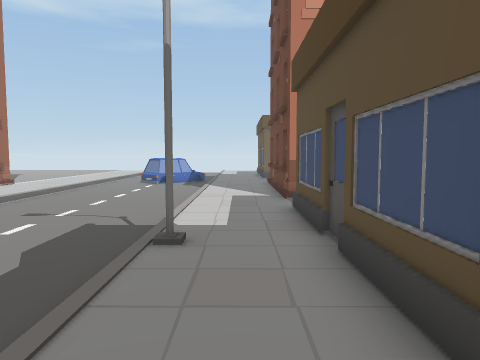
view 1 (above)

18 first-person views from a walk through a Unity game level. The camera is 1.3 m above the floor, tilts 4° down and sees 70° across. The floor is counted in squares, 1 m on a side. Each view is taken from the middle of a square. On the plan, view 1 faces up. The plan holds only what a view shows up to about 15 squares ahead; the rest is blank. The place goes on beyond the plan.

view 2
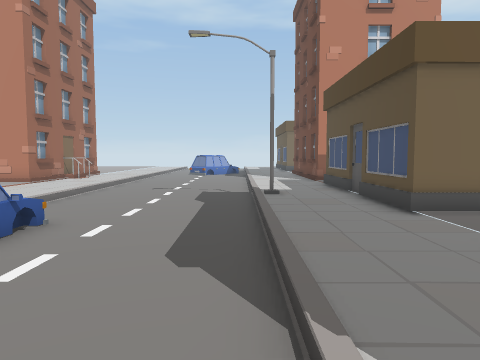

view 3
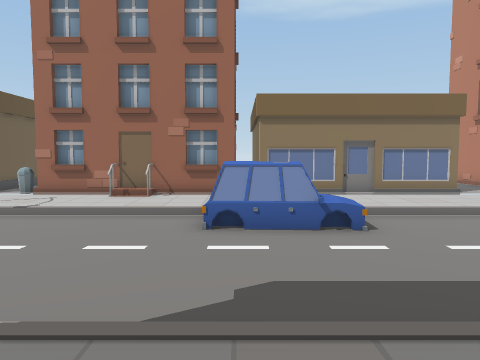

view 4
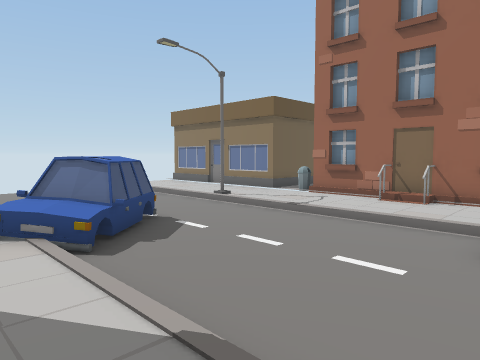

view 5
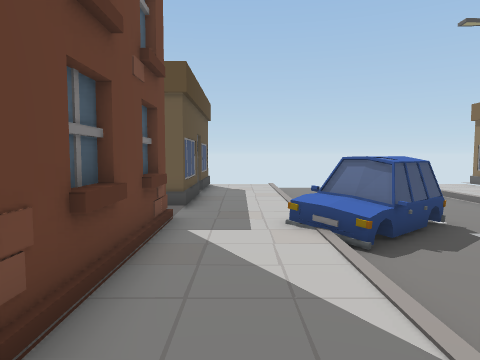

view 6
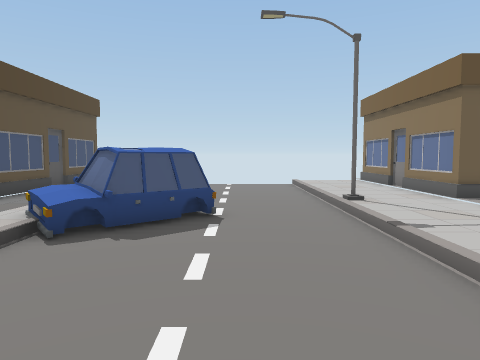

view 7
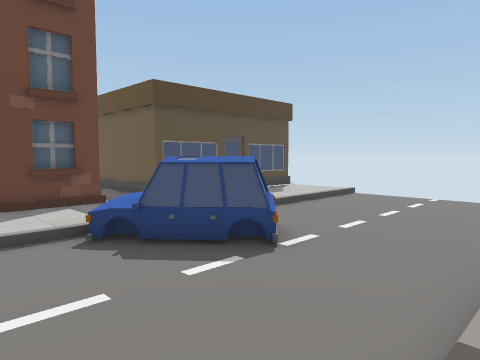

view 8
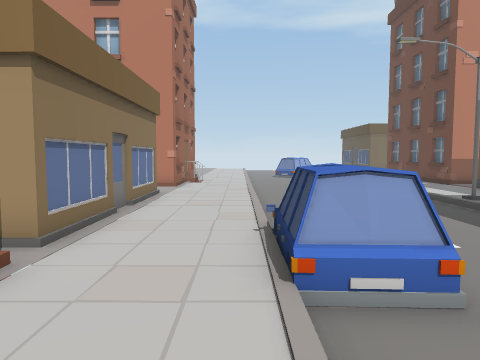

view 9
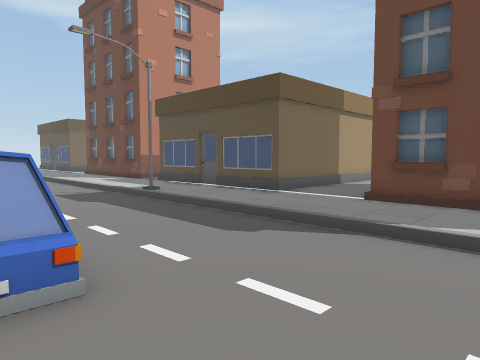

view 10
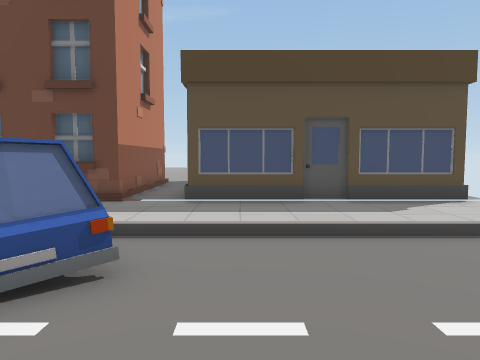

view 11
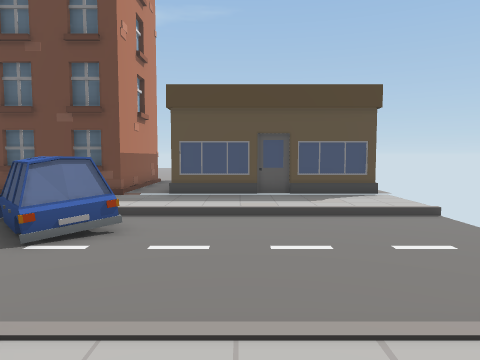

view 12
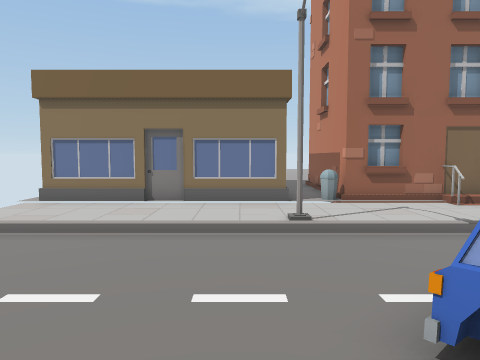

view 13
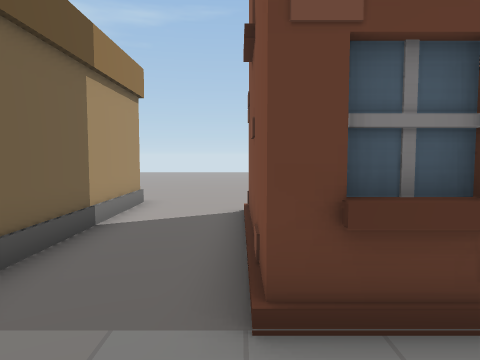

view 14
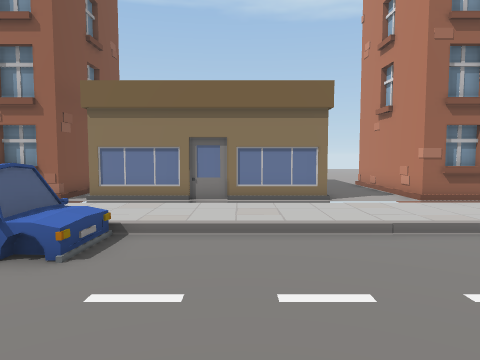

view 15
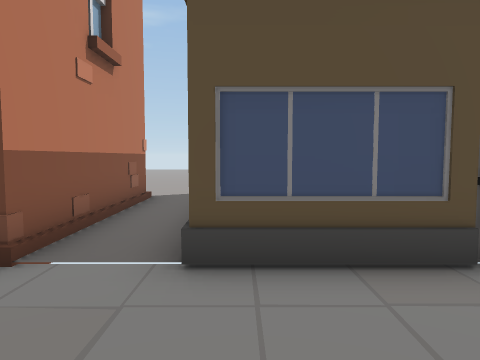

view 16
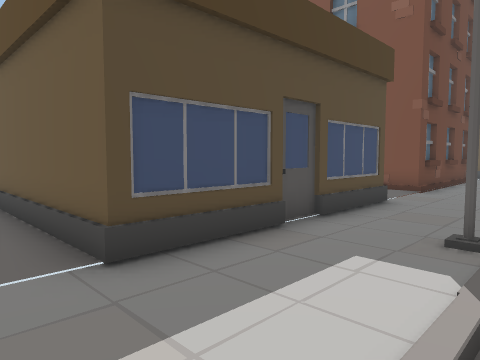

view 17
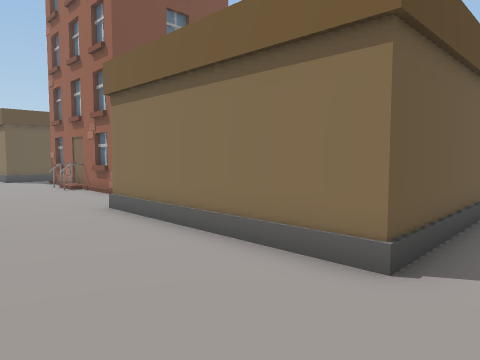

view 18
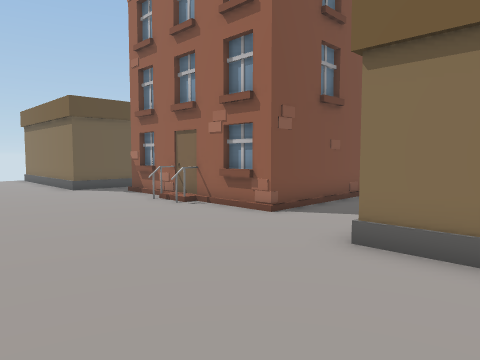

### Floor plan
Key: @ floor where view 1 was taken; # wall or solid block; . main floor; - floor 0.25 m lower than the main floor; / step, stairs or slope; H house; C car; B bin; O other object.
Columns run from 16 left of view 1 to 13 right of it. Each row starts with its distance up from view 1.
 10      H...------.......H.... .
  9 #####H...------............
  8 .........------...#######...
  7    ......------..H#     #...
  6      H...------...#     #...
  5      #...------#..#     #...
  4      #...------...#     #... .
  3      #...------...#     #.....
  2      #...------...#######.....
  1      #...OC----...............
  0   ####...CC----.@.............
 -1 HH ##H...CC----...##H##.......
 -2     ##...CC----..H#    H.....
 -3      #...------..H#    H.....
 -4      #H..------..H#    H.....
 -5      HH..------..H#    H....
 -6      #...------...#    #....
 -7      H...----CO/.H#    H....
 -8 #####B...---CCC/..#####H....
 -9  ....B...---CC-.............
-10   ###H..#----C-...#######..
-11     ##...------..H#     #..
-12      #...------...#     #..
-13      #...------...#     #..
-14      #...------...#
-15      #...------..H#
-16      #...------...#
-17      #            #

Where each view was taken, in squares from view 1:
view 1: 0 up, 0 right, facing up
view 2: 5 down, 2 left, facing up
view 3: 1 down, 1 right, facing left
view 4: 1 down, 0 right, facing down-left
view 5: 1 down, 0 right, facing down
view 6: 1 down, 5 left, facing down
view 7: 4 down, 8 left, facing down-right
view 8: 5 down, 8 left, facing up
view 9: 5 down, 7 left, facing up-right
view 10: 11 down, 7 left, facing right
view 11: 12 down, 10 left, facing right
view 12: 11 down, 1 left, facing left
view 13: 1 down, 1 left, facing right
view 14: 4 up, 1 left, facing left
view 15: 8 up, 2 left, facing right
view 16: 10 up, 2 left, facing down-right
view 17: 10 up, 12 right, facing down-left
view 18: 4 up, 13 right, facing down-left
